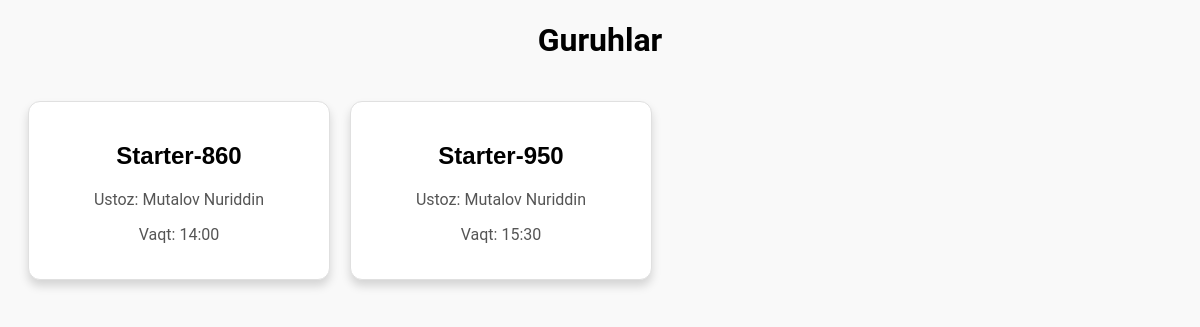
/dashboard/, run on the app's committed database.
### accounts/models.py (models this page shows, shortened)
class Group(models.Model):
    name = models.CharField(max_length=100)
    time = models.CharField(max_length=30)
    teacher = models.CharField(max_length=100)

### accounts/views.py (the view)
# urls.py: path('dashboard/', group_list, name='group_list'),
def group_list(request):
    groups = Group.objects.all()  # Barcha guruhlarni olish
    return render(request, 'group_dashboard.html', {'groups': groups})

### templates/group_dashboard.html (shortened to what this page needs)
{% load static %}
<!DOCTYPE html>
<html lang="en">
<head>
</head>
<body>
    <h1 style="font-family: 'Roboto', sans-serif; text-align: center;">Guruhlar</h1>
    <div class="card-container">
        {% for group in groups %}
        <a href="{% url 'group_students' group.id %}">
        <div class="card">
            <h2>{{ group.name }}</h2>
            <p>Ustoz: {{ group.teacher }}</p>
            <p>Vaqt: {{ group.time }}</p>
            </div>
        </a>
        {% endfor %}
    </div>
</body>

### templates/group_dashboard.html (style rules this page uses)
body { background-color: #f9f9f9; }
a { text-decoration: none; }
.card-container { display: flex; flex-wrap: wrap; gap: 20px; justify-content: start; padding: 20px; background-color: #f9f9f9; }
.card { border: 1px solid #e0e0e0; padding: 20px; border-radius: 12px; width: 260px; text-align: center; box-shadow: 0 6px 10px rgba(0, 0, 0, 0.15); transition: transform 0.3s ease, box-shadow 0.3s ease; background-color: #fff; font-family: 'Arial', sans-serif; }
.card h2 { color: black; }
.card p { font-size: 1rem; color: #555; margin-bottom: 15px; font-family: 'Roboto', sans-serif; }

### data on the page
Group: name "Starter-860", teacher "Mutalov Nuriddin", time "14:00"
Group: name "Starter-950", teacher "Mutalov Nuriddin", time "15:30"
